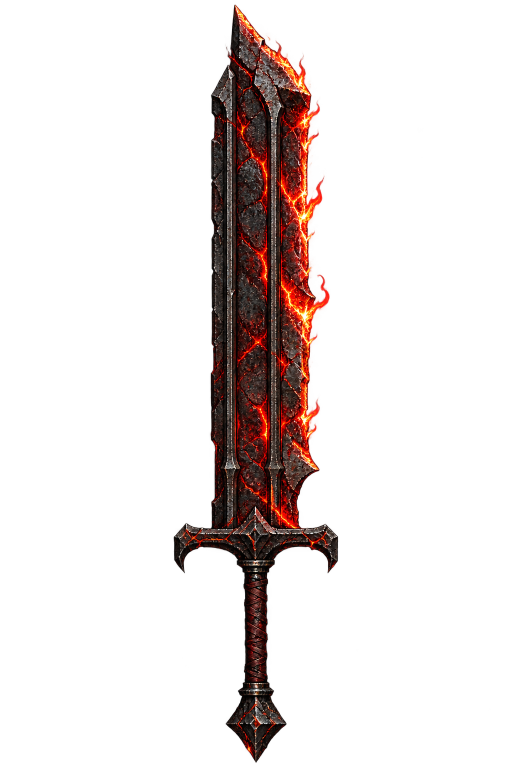
#> input picture 03_itens_e_armas/armas/espada_colossal_brasa_rubra/arma_espada_colossal_brasa_rubra.png, 1024 x 1536 px (shown at 1/2 size)
$ python prepare_colossal_sword.py
#> lines starting #> are read from the running program, lines starting #| are printed output that depends on the picture
"""Prepara a Espada Colossal da Brasa Rubra para o jogo.

Recorta a arte original (ponta para cima, cabo para baixo) pelo contorno da
espada, sem o brilho difuso fraco, e reduz para a altura de runtime. O ponto
da mão (`gripOriginY` em src/data/weapons.ts) fica no alto do cabo comprido,
logo abaixo da guarda. Depois rode `optimize_runtime_assets.py`.
"""
from pathlib import Path

from PIL import Image

ROOT = Path(__file__).resolve().parents[1]
SOURCE = ROOT / "03_itens_e_armas/armas/espada_colossal_brasa_rubra/arma_espada_colossal_brasa_rubra.png"
OUTPUT = ROOT / "public/assets/weapons/arma_espada_colossal_brasa_rubra.png"
# Contorno sólido da espada; o halo semitransparente em volta não entra no recorte.
SOLID_ALPHA = 120
HEIGHT = 320
# Altura da mão na arte original (alto do cabo, abaixo da guarda).
GRIP_Y = 1230


def main() -> None:
    image = Image.open(SOURCE).convert("RGBA")
#> image is the input picture: PIL image 1024x1536 RGBA; mean R, G, B, A 27.3, 10.6, 7.1, 36.1
    left, top, right, bottom = image.getchannel("A").point(lambda v: 255 if v >= SOLID_ALPHA else 0).getbbox()
#> left = 348; top = 9; right = 676; bottom = 1525
    sword = image.crop((left, top, right, bottom))
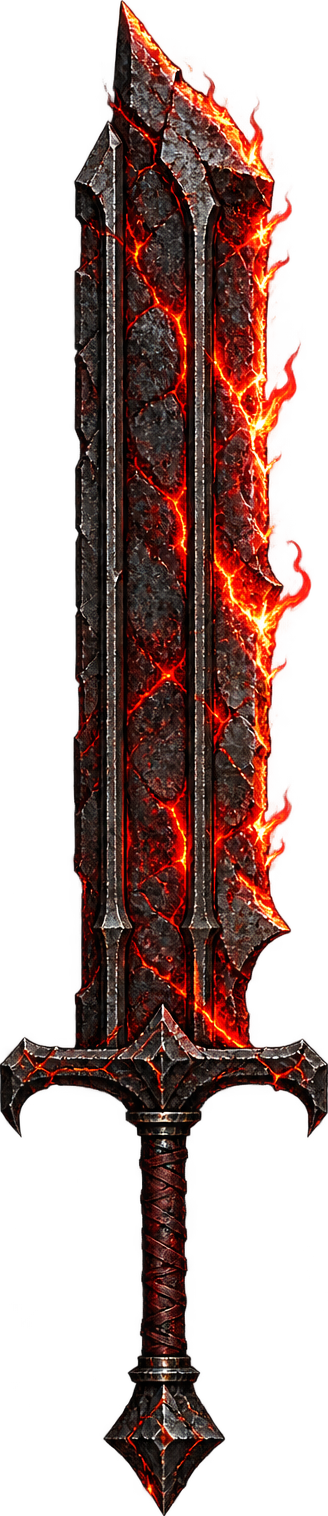
#> sword: PIL image 328x1516 RGBA; mean R, G, B, A 69.3, 28.4, 20.1, 114.3; transparent parts drawn white
    scale = HEIGHT / sword.height
#> scale = 0.211
    sword = sword.resize((round(sword.width * scale), HEIGHT), Image.Resampling.LANCZOS)
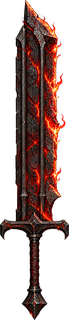
#> sword: PIL image 69x320 RGBA; mean R, G, B, A 46, 19.1, 14.5, 114.5; transparent parts drawn white
    OUTPUT.parent.mkdir(parents=True, exist_ok=True)
    sword.save(OUTPUT)
    print(f"{OUTPUT.name}: {sword.size}, gripOriginY = {(GRIP_Y - top) / (bottom - top):.3f}")
#| arma_espada_colossal_brasa_rubra.png: (69, 320), gripOriginY = 0.805


if __name__ == "__main__":
    main()
